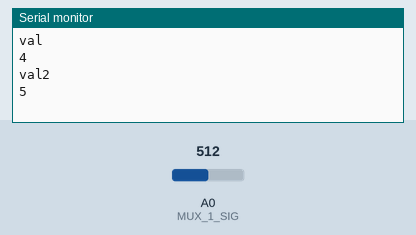
Simulated run of this sketch. Board: Arduino Mega 2560, built with avr-gcc and run on an emulated ATmega2560. On the bench: the last lines printed to the serial monitor. Inputs (shaded band) come from the test bench; at power-on: A0 (MUX_1_SIG) = 512.

Above: at 1.2 s.
1.3 s: A0 (MUX_1_SIG) set to 716
At 2.6 s:
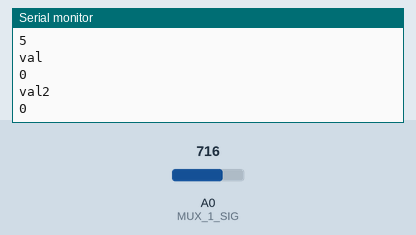
2.8 s: A0 (MUX_1_SIG) set to 306
At 4.0 s:
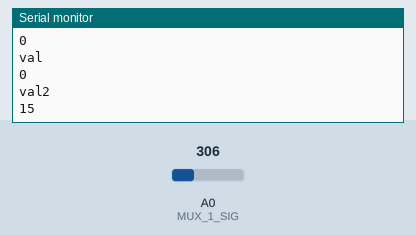
Timing chart, 0 to 5.8 s (numbered marks = the images above; inputs shaded):
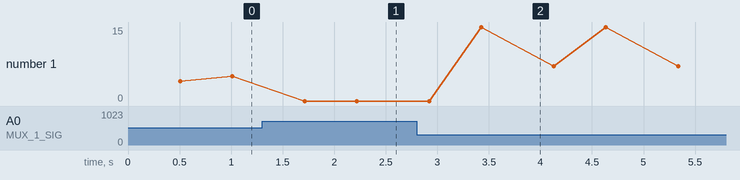

The sketch:

test_IR.ino
```cpp
#include "PIN_MAPPING.h"
#include "IR.h"


//#define ir_pin A0

//create instances of IR sensors
IR IR_test(MUX_1_SIG, MUX_1_S0, MUX_1_S1, MUX_1_S2, MUX_1_S3, C15, ShortRange, 25);
IR IR_test2(MUX_1_SIG, MUX_1_S0, MUX_1_S1, MUX_1_S2, MUX_1_S3, C0, LongRange, 25);
//IR IR_test(ir_pin, ShortRange, 25);


void setup() {
  Serial.begin(9600);

    pinMode(MUX_1_SIG, INPUT);

    pinMode(MUX_1_S0, OUTPUT);
    pinMode(MUX_1_S1, OUTPUT);
    pinMode(MUX_1_S2, OUTPUT);
    pinMode(MUX_1_S3, OUTPUT);

// setupIR_MUX();
//  pinMode(ir_pin, INPUT);
}

void loop() {

    int val = IR_test.getDistance();
    Serial.println("val");
    Serial.println(val);
    int val2 = IR_test2.getDistance();
    Serial.println("val2");
    Serial.println(val2);
    delay(200);

}
```

IR.cpp
```cpp
#include "IR.h"


//IR::IR(MUX mux, int mux_pin, int ir_model, int avg){
//	m_mux = mux;
//	m_mux_pin = mux_pin;
//        m_analog_pin = -1;
//	m_ir_model = ir_model;
//	m_avg = avg;
//};

IR::IR(int sig, int s0, int s1, int s2, int s3, int mux_pin, int ir_model, int avg){
        m_sig = sig;
        m_s0 = s0;
        m_s1 = s1;
        m_s2 = s2;
        m_s3 = s3;
        m_mux_pin = mux_pin;
        m_analog_pin = -1;
	m_ir_model = ir_model;
	m_avg = avg;
}


IR::IR(int analog_pin, int ir_model, int avg){
    m_sig = -1;
    m_s0 = -1;
    m_s1 = -1;
    m_s2 = -1;
    m_s3 = -1;
    m_mux_pin = -1;
    m_analog_pin = analog_pin;
    m_ir_model = ir_model;
    m_avg = avg;
};


int IR::readIR(){

    int analog_signal = 0;

    if(m_sig != -1){

//        Serial.println("m_mux_pin:");
//        Serial.println(m_mux_pin);
        // select the bit to send to mux
        int r0 = bitRead(m_mux_pin,0);
        int r1 = bitRead(m_mux_pin,1);
        int r2 = bitRead(m_mux_pin,2);
        int r3 = bitRead(m_mux_pin,3);

//        Serial.println("r0:");
//        Serial.println(r0);
//        Serial.println("r1:");
//        Serial.println(r1);
//        Serial.println("r2:");
//        Serial.println(r2);
//        Serial.println("r3:");
//        Serial.println(r3);

        digitalWrite(m_s0, r0);
        digitalWrite(m_s1, r1);
        digitalWrite(m_s2, r2);
        digitalWrite(m_s3, r3);
//
//        Serial.println("r0:");
//        Serial.println(r0);
//        Serial.println("r1:");
//        Serial.println(r1);
//        Serial.println("r2:");
//        Serial.println(r2);
//        Serial.println("r3:");
//        Serial.println(r3);


        delay(20);
        // read analog signal out from mux
        analog_signal = analogRead(m_sig);
//        Serial.println(analog_signal);

    }else if(m_analog_pin != -1){

        // read analog signal directly from arduino analog
        analog_signal = analogRead(m_analog_pin);
    }

    return analog_signal;

}


int IR::getDistance() {

    int analog_signal = 0;

    // reads the average analog signal
    for (int i=0; i<m_avg; i++){

        analog_signal += readIR();
    }

    analog_signal = analog_signal/m_avg;

    // read the corresponding position in a lookup table

    int dist = 200; //large default value

    //for LongRangeModel
    if( m_ir_model == 1){

        if(analog_signal <= 33)
            dist = 180;
        else if(analog_signal <= 60)
            dist = 90;
        else if(analog_signal <= 63)
            dist = 85;
        else if(analog_signal <= 71)
            dist = 80;
        else if(analog_signal <= 72)
            dist = 79;
        else if(analog_signal <= 73)
            dist = 78;
        else if(analog_signal <= 74)
            dist = 77;
        else if(analog_signal <= 75)
            dist = 75;
        else if(analog_signal <= 76)
            dist = 74;
        else if(analog_signal <= 77)
            dist = 73;
        else if(analog_signal <= 78)
            dist = 72;
        else if(analog_signal <= 79)
            dist = 71;
        else if(analog_signal <= 80)
            dist = 70;
        else if(analog_signal <= 81)
            dist = 69;
        else if(analog_signal <= 82)
            dist = 68;
        else if(analog_signal <= 83)
            dist = 67;
        else if(analog_signal <= 84)
            dist = 66;
        else if(analog_signal <= 85)
            dist = 65;
        else if(analog_signal <= 87)
            dist = 64;
        else if(analog_signal <= 88)
            dist = 63;
        else if(analog_signal <= 89)
            dist = 62;
        else if(analog_signal <= 90)
            dist = 61;
        else if(analog_signal <= 92)
            dist = 60;
        else if(analog_signal <= 93)
            dist = 59;
        else if(analog_signal <= 94)
            dist = 58;
        else if(analog_signal <= 96)
            dist = 57;
        else if(analog_signal <= 97)
            dist = 56;
        else if(analog_signal <= 99)
            dist = 55;
        else if(analog_signal <= 100)
            dist = 54;
        else if(analog_signal <= 102)
            dist = 53;
        else if(analog_signal <= 104)
            dist = 52;
        else if(analog_signal <= 106)
            dist = 51;
        else if(analog_signal <= 107)
            dist = 50;
        else if(analog_signal <= 109)
            dist = 49;
        else if(analog_signal <= 111)
            dist = 48;
        else if(analog_signal <= 113)
            dist = 47;
        else if(analog_signal <= 115)
            dist = 46;
        else if(analog_signal <= 118)
            dist = 45;
        else if(analog_signal <= 120)
            dist = 44;
        else if(analog_signal <= 122)
            dist = 43;
        else if(analog_signal <= 125)
            dist = 42;
        else if(analog_signal <= 128)
            dist = 41;
        else if(analog_signal <= 130)
            dist = 40;
        else if(analog_signal <= 133)
            dist = 39;
        else if(analog_signal <= 136)
            dist = 38;
        else if(analog_signal <= 140)
            dist = 37;
        else if(analog_signal <= 143)
            dist = 36;
        else if(analog_signal <= 147)
            dist = 35;
        else if(analog_signal <= 150)
            dist = 34;
        else if(analog_signal <= 154)
            dist = 33;
        else if(analog_signal <= 158)
            dist = 32;
        else if(analog_signal <= 163)
            dist = 31;
        else if(analog_signal <= 168)
            dist = 30;
        else if(analog_signal <= 173)
            dist = 29;
        else if(analog_signal <= 178)
            dist = 28;
        else if(analog_signal <= 184)
            dist = 27;
        else if(analog_signal <= 190)
            dist = 26;
        else if(analog_signal <= 196)
            dist = 25;
        else if(analog_signal <= 204)
            dist = 24;
        else if(analog_signal <= 211)
            dist = 23;
        else if(analog_signal <= 220)
            dist = 22;
        else if(analog_signal <= 229)
            dist = 21;
        else if(analog_signal <= 239)
            dist = 20;
        else if(analog_signal <= 250)
            dist = 19;
        else if(analog_signal <= 262)
            dist = 18;
        else if(analog_signal <= 275)
            dist = 17;
        else if(analog_signal <= 290)
            dist = 16;
        else if(analog_signal <= 307)
            dist = 15;
        else if(analog_signal <= 326)
            dist = 14;
        else if(analog_signal <= 347)
            dist = 13;
        else if(analog_signal <= 373)
            dist = 12;
        else if(analog_signal <= 402)
            dist = 11;
        else if(analog_signal <= 437)
            dist = 10;
        else if(analog_signal <= 639)
            dist = 5;
        else
            dist = 0;
    }

    //for ShortRangeModel
    if( m_ir_model == 2){

        if(analog_signal <= 27)
            dist = 70;
        else if(analog_signal <= 33)
            dist = 60;
        else if(analog_signal <= 40)
            dist = 50;
        else if(analog_signal <= 48)
            dist = 45;
        else if(analog_signal <= 50)
            dist = 42;
        else if(analog_signal <= 52)
            dist = 41;
        else if(analog_signal <= 53)
            dist = 40;
        else if(analog_signal <= 55)
            dist = 39;
        else if(analog_signal <= 57)
            dist = 38;
        else if(analog_signal <= 58)
            dist = 37;
        else if(analog_signal <= 60)
            dist = 36;
        else if(analog_signal <= 63)
            dist = 35;
        else if(analog_signal <= 64)
            dist = 34;
        else if(analog_signal <= 67)
            dist = 33;
        else if(analog_signal <= 69)
            dist = 32;
        else if(analog_signal <= 72)
            dist = 31;
        else if(analog_signal <= 77)
            dist = 30;
        else if(analog_signal <= 79)
            dist = 29;
        else if(analog_signal <= 80)
            dist = 28;
        else if(analog_signal <= 84)
            dist = 27;
        else if(analog_signal <= 88)
            dist = 26;
        else if(analog_signal <= 92)
            dist = 25;
        else if(analog_signal <= 96)
            dist = 24;
        else if(analog_signal <= 100)
            dist = 23;
        else if(analog_signal <= 106)
            dist = 22;
        else if(analog_signal <= 114)
            dist = 21;
        else if(analog_signal <= 121)
            dist = 20;
        else if(analog_signal <= 126)
            dist = 19;
        else if(analog_signal <= 133)
            dist = 18;
        else if(analog_signal <= 142)
            dist = 17;
        else if(analog_signal <= 149)
            dist = 16;
        else if(analog_signal <= 161)
            dist = 15;
        else if(analog_signal <= 173)
            dist = 14;
        else if(analog_signal <= 186)
            dist = 13;
        else if(analog_signal <= 198)
            dist = 12;
        else if(analog_signal <= 217)
            dist = 11;
        else if(analog_signal <= 238)
            dist = 10;
        else if(analog_signal <= 265)
            dist = 9;
        else if(analog_signal <= 291)
            dist = 8;
        else if(analog_signal <= 326)
            dist = 7;
        else if(analog_signal <= 383)
            dist = 6;
        else if(analog_signal <= 424)
            dist = 5;
        else if(analog_signal <= 519)
            dist = 4;
        else if(analog_signal <= 606)
            dist = 3;
        else
            dist = 0;
    }


    return dist;

}
```

IR.h
```cpp
#ifndef IR_H_INCLUDED
#define IR_H_INCLUDED

#include <Arduino.h>

class IR
{
public:
//	IR(MUX mux, int mux_pin, int ir_model, int avg);
        IR(int sig, int s0, int s1, int s2, int s3, int mux_pin, int ir_model, int avg);
	IR(int analog_pin, int ir_model, int avg);
//	~IR();

	int getDistance();

private:
	int readIR();

//    	MUX m_mux;
        int m_sig;
        int m_s0;
        int m_s1;
        int m_s2;
        int m_s3;
	int m_mux_pin;
	int m_analog_pin;

	int m_ir_model;
	int m_avg;

};

#endif // SERIALCLASS_H_INCLUDED
```

PIN_MAPPING.h
```cpp
// Pin mapping

//MUX to Arduino analog pins
#define		MUX_1_SIG	A0
#define		MUX_2_SIG	A1

//MUX to Arduino digital pins
#define		MUX_1_S0		22
#define		MUX_1_S1		24
#define		MUX_1_S2		26
#define		MUX_1_S3		28

#define		MUX_2_S0		23
#define		MUX_2_S1		25
#define		MUX_2_S2		27
#define		MUX_2_S3		29

//MUX analog pins to IR sensors
#define		C0		0
#define		C1		1
#define		C2		2
#define		C3		3
#define		C4		4
#define		C5		5
#define		C6		6
#define		C7		7
#define		C8		8
#define		C9		9
#define		C10		10
#define		C11		11
#define		C12		12
#define		C13		13
#define		C14		14
#define		C15		15

//Define IR sensor types
#define 	LongRange 	1
#define 	ShortRange	2
```

Measured:
- after the input at 1.3 s, the serial monitor: prints a new line after 0.42 s (image 1)
- after the input at 2.8 s, the serial monitor: prints a new line after 0.63 s (image 2)
- plotted number 1: 5 → 0 after the input at 1.3 s, 0 → 7 after the input at 2.8 s
